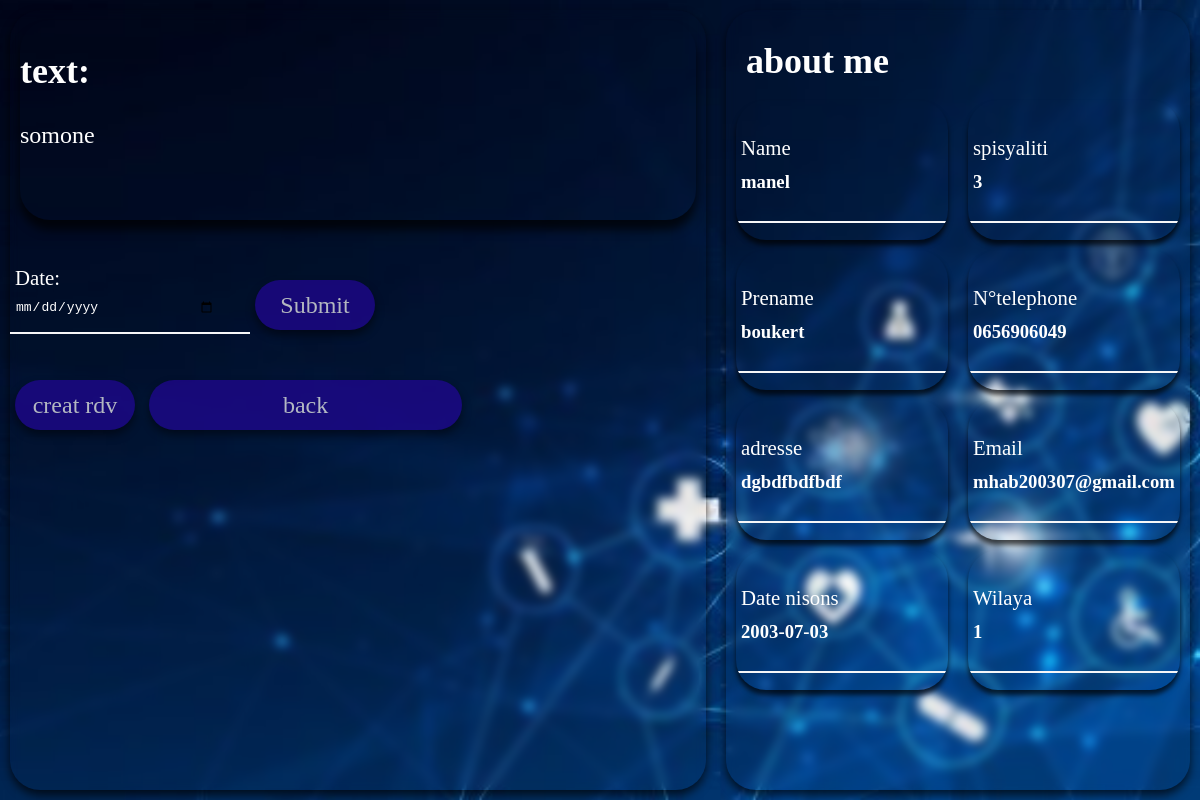
/profil_doctor/2 (signed in), run on an earlier commit of the app's database.
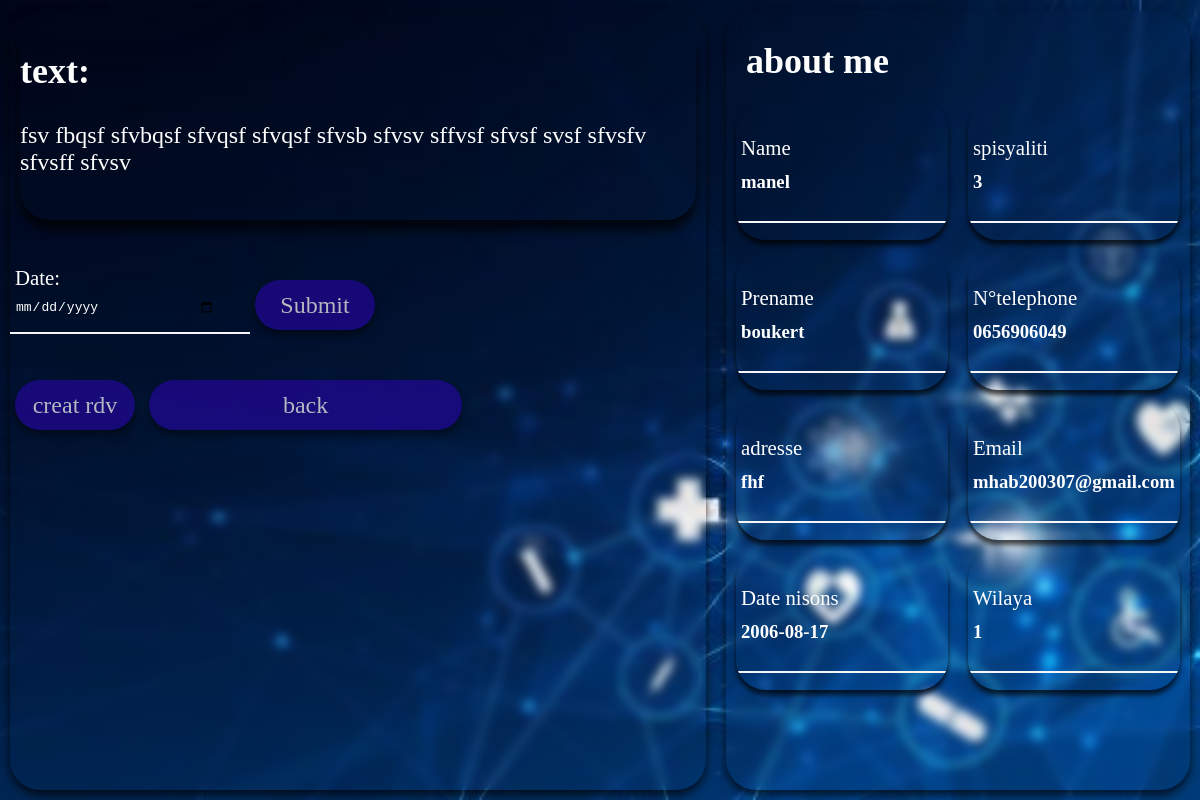
And on a later commit of the database.
### app.py (models this page shows, shortened)
class infod(db.Model):
    id = db.Column(db.Integer, primary_key=True)
    id_user = db.Column(db.Integer, db.ForeignKey('user.id'), nullable=False)
    prename = db.Column(db.String(30), nullable=False, default='userr')
    datn = db.Column(db.String(30), nullable=False, default='userr')
    adresse = db.Column(db.String(30), nullable=False, default='userr')
    Ntph = db.Column(db.String(12), nullable=False, default='userr')
    text = db.Column(db.Text)

class User(db.Model, UserMixin):
    id = db.Column(db.Integer, primary_key=True)
    name = db.Column(db.String(30), unique=False, nullable=False)
    email = db.Column(db.String(50), unique=True, nullable=False)
    password_hash = db.Column(db.String(200), nullable=False)
    infod = db.relationship('infod', backref='infod')
    info = db.relationship('info', backref='info')
    bro = db.Column(db.String(1), nullable=False, default=1)
    spi = db.Column(db.String(12), nullable=False, default='userr')
    wil = db.Column(db.String(2), nullable=False, default='userr')
    @property
    def password(self):
        raise AttributeError('password is not a readable')

### app.py (the view, shortened to what this page needs)
@app.route('/profil_doctor/<idu>', methods = ['POST','GET'])
@login_required
def profil_doctor(idu):
    form = rdvForm()
    idd = int(idu)
    user = User.query.filter(User.id==idd).first()
    inf = infod.query.filter(infod.id_user==idd).first()
    prename = inf.prename
    datn = inf.datn
    adresse = inf.adresse
    Ntph = inf.Ntph
    text = inf.text
    times = []
    if form.name.data == None:
     if request.method == 'POST':
        date_str = request.form['date']
        date_format = '%Y-%m-%d'
        try:
            date = datetime.strptime(date_str, date_format)
            start_time = datetime.combine(date, datetime.min.time())
            end_time = datetime.combine(date, datetime.max.time())
            current_time = start_time.replace(hour=8, minute=0)
            end_time = end_time.replace(hour=16, minute=0)
            pose_time = start_time.replace(hour=12, minute=0)
            print(pose_time)
            while current_time <= end_time:
                if ((not rdv.query.filter(rdv.date_to_do == current_time).first()) and (not current_time==pose_time)):
                    times.append(current_time.strftime('%I:%M %p'))
                current_time += timedelta(minutes=30)
            if len(times) > 0:
                times.pop()
        except ValueError:
            times = []
    return render_template('profil_doctor.html',form=form ,prename=prename ,datn=datn ,adresse=adresse ,Ntph=Ntph ,text=text, name=user.name, spi=user.spi, wil=user.wil, email=user.email, times=times)

### app.py (shortened to what this page needs)
class rdvForm(FlaskForm):
   name = StringField("title", validators=[DataRequired()])
   prename = StringField("title", validators=[DataRequired()])
   date_to_do = DateField('date_to_do', format='%Y-%m-%d', validators=[DataRequired()])
   time_to_do = TimeField('time_to_do', format='%H:%M', validators=[DataRequired()])
   drname = StringField("title", validators=[DataRequired()])
   text = StringField("text", widget=TextArea())
   ntph = StringField("tiliphon", validators=[DataRequired()])
   submit = SubmitField('create')

### app.py (called while the page is built)
@login_manager.user_loader
def load_user(user_id):
    return User.query.get(int(user_id))

### templates/profil_doctor.html (shortened to what this page needs)
<!DOCTYPE html>
<html lang="en">
<head>
    <link href="{{ url_for('static', filename='css/style_profil_doctor.css')}}" rel="stylesheet" />
</head>
<body>
    <section style="background-image: url('{{ url_for('static', filename='photos/ph6.jpg')}}');">
        <div class="pro">
         <div class="textinfo">
          <div id="hdn">
            <div id="text1">
              <div id="text2">
                <h2>text:</h2>
                {{text}}
              </div>
                <form id="f1" method="post">
                  <label for="date">Date:</label>
                  <input type="date" id="date" name="date" required>
                  <button class="moves" type="submit">Submit</button>
              </form>
              <button class="moves" id="moves3">creat rdv</button>
              <button class="btt" id="back-button">back</button>
              <div id="lis">
              </div>
            </div>
              </div>
            </div>
            <div class="info">
              <div id="titl"><h2>about me</h2></div>
              <div class="cont">
                <div class="info1">
                  <div class="inputbox"><label for="">Name</label>
                    <div class="put">
                      <h3>{{name}}</h3>
                    </div>
                  </div>
                  <div class="inputbox"><label for="">Prename</label>
                    <div class="put">
                      <h3>{{prename}}</h3>
                    </div>
                  </div>
                  <div class="inputbox"><label for="">adresse</label>
                    <div class="put">
                      <h3>{{adresse}}</h3>
                    </div>
                  </div>
                  <div class="inputbox"><label for="">Date nisons</label>
                    <div class="put">
                      <h3>{{datn}}</h3>
                    </div>
                  </div>
                </div>
                <div class="info1">
                  <div class="inputbox"><label for="">spisyaliti</label>
                    <div class="put">
                      <h3>{{spi}}</h3>
                    </div>
                  </div>
                  <div class="inputbox"><label for="">N°telephone</label>
                    <div class="put">
                      <h3>{{Ntph}}</h3>
                    </div>
                  </div>
                  <div class="inputbox"><label for="">Email</label>
                    <div class="put">
                      <h3>{{email}}</h3>
                    </div>
                  </div>
                  <div class="inputbox"><label for="">Wilaya</label>
                    <div class="put">
                      <h3>{{wil}}</h3>
                    </div>
                  </div>
            </div>
          </div>
        </div>
        </div>
    </section>
</body>
</html>

### static/css/style_profil_doctor.css (style rules this page uses)
body { margin: 0; padding: 0; }
section { display: flex; flex-direction: row; min-height: 100vh; width: 100%; color: white; background-position: center; background-size: cover; flex-direction: column; margin: 0; padding: 0; }
.pro { height: 100vh; width: 100%; display: flex; flex-direction: row; }
.info { height: calc(100vh-20px); width: 40%; border-radius: 30px; background-color: transparent; backdrop-filter: blur(5px); margin: 10px; box-shadow: 0 5px 10px rgba(0, 0, 0, 0.7); display: flex; flex-direction: column; }
#titl { height: 80px; width: 100%; font-family: "Ink Free", Times, serif; justify-content: center; align-items: center; color: #fff; font-size: 150%; }
#titl h2 { color: #fff; padding-left: 20px; }
.cont { width: 100%; height: 100%; border-radius: 30px; display: flex; flex-direction: row; }
form { width: 100%; height: 100%; border-radius: 30px; display: flex; flex-direction: row; }
.info1 { height: calc(100% ); width: 50%; }
.inputbox { position: relative; height: 20%; width: calc(100%-20px); backdrop-filter: blur(50px); border-radius: 50px; box-shadow: 0 5px 5px rgba(0, 0, 0, 0.7); margin: 0 10px 0 10px; border-radius: 30px; color: #fff; overflow: hidden; margin: 10px; background-color: transparent; }
.inputbox label { position: absolute; left: 5px; width: 290px; transform: translateY(150%); color: #fff; font-size: 1.3em; pointer-events: none; transition: 0.5s; }
.inputbox .put { width: 80%; height: 50px; background: transparent; border: none; outline: none; color: white; font-size: 1em; padding: 0 35px 0 5px; transform: translateY(100%); border-bottom: 2px solid #f6f6f8; }
.put h3 { color: #fff; }
.textinfo { display: flex; flex-direction: column; height: calc(100vh-20px); width: 60%; min-width: 250px; border-radius: 30px; background-color: transparent; backdrop-filter: blur(5px); margin: 10px; box-shadow: 0 5px 10px rgba(0, 0, 0, 0.7); overflow: hidden; }
#text1 { display: block; height: 100vh; width: 100%; border-radius: 30px; }
.btt { height: 50px; width: 45%; border-radius: 30px; opacity: 0.7; background-color: #210697; margin: 5px; border: none; box-shadow: 0 5px 10px rgba(0, 0, 0, 0.7); font-family: "Ink Free", Times, serif; color: white; font-size: 150%; }
.moves { position: relative; width: 120px; height: 50px; border-radius: 30px; opacity: 0.7; background-color: #210697; margin: 50px 5px 0 5px; border: none; box-shadow: 0 5px 10px rgba(0, 0, 0, 0.7); font-family: "Ink Free", Times, serif; color: white; font-size: 150%; }
#text2 { height: 25%; width: calc(100%-20px); background-color: transparent; backdrop-filter: blur(50px); box-shadow:0 10px 10px rgba(0, 0, 0, 0.7); border-radius: 30px; margin: 10px; font-size: 150%; color: #fff; font-family: "Ink Free", Times, serif; overflow-y: scroll; }
#date { height: 50px; width: 200px; background: transparent; border: none; outline: none; color: white; font-size: 1em; padding: 0 35px 0 5px; transform: translateY(100%); border-bottom: 2px solid #f6f6f8; }
#f1 { height: 100px; width: 100%; }
#f1 label { position: absolute; left: 5px; width: 290px; transform: translateY(150%); color: #fff; font-size: 1.3em; pointer-events: none; transition: 0.5s; }
#lis { height: 50px; width: 100%; display: flex; flex-direction: row; overflow-x: scroll; margin-top: 20px; }

What changed in the data, as far as the page shows it:
changed infod "boukert": text "somone" → "fsv fbqsf sfvbqsf sfvqsf sfvqsf sfvsb sfvsv sffvsf sfvsf svsf sfvsfv sfvsff sfvsv"; adresse "dgbdfbdfbdf" → "fhf"; datn "2003-07-03" → "2006-08-17"
